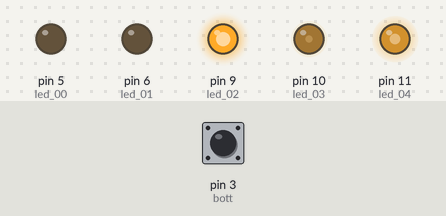
Bench run of a sketch on a simulated Arduino Uno, built with avr-gcc and run on an emulated ATmega328P. Shown: output pins drawn as LEDs (lit = HIGH). The test bench sets the inputs (shaded band); at power-on: pin 3 (bott) HIGH.

Above: at 1.2 s.
1.3 s: pin 3 (bott) pulled LOW for 0.15 s
At 1.45 s:
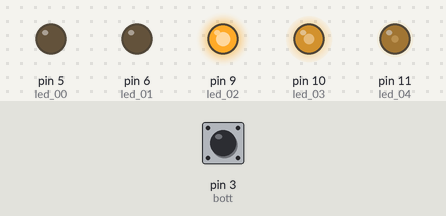
4.3 s: pin 3 (bott) pulled LOW for 1 s
At 4.52 s:
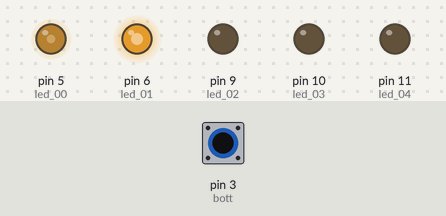
7.4 s: pin 3 (bott) pulsed LOW 2 times (0.12 s each, 0.3 s apart)
At 7.76 s:
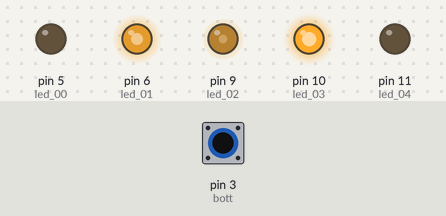
11.0 s: pin 3 (bott) pulled LOW for 3.2 s
At 11.57 s:
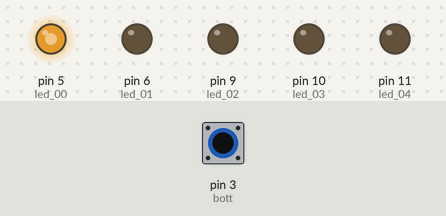
15.7 s: pin 3 (bott) pulled LOW for 0.15 s
18.8 s: pin 3 (bott) pulsed LOW 2 times (0.12 s each, 0.3 s apart)
Timing chart, 0 to 29.6 s (numbered marks = the images above; inputs shaded):
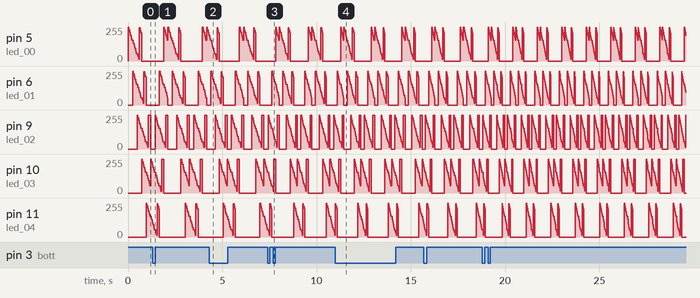

Measured:
- by itself, pin 5 (led_00), pin 6 (led_01), pin 9 (led_02), pin 10 (led_03): moves between 0/255 and 255/255, repeating every 1.3 s
- by itself, pin 11 (led_04): repeats every 1.3 s: 15/255 0.03 s, 251/255 0.03 s, 231/255 0.03 s, 211/255 0.03 s, 0/255 0.88 s, 255/255 0.02 s, 235/255 0.02 s, 215/255 0.02 s, 195/255 0.02 s, 175/255 0.02 s, 155/255 0.05 s, 135/255 0.02 s, 115/255 0.02 s, 95/255 0.02 s, 75/255 0.02 s, 55/255 0.05 s, 35/255 0.02 s

The sketch:

Ch02a2_9LED_fade_motion3.ino
```cpp
/*  Fade = ~3, ~5, ~6, ~9, ~10 ~11.  */

int led_00 = 5;
int led_01 = 6;
int led_02 = 9;
int led_03 = 10;
int led_04 = 11;

int bott = 3;
int buzz_00 = 2;
int delayBuzz = 10;
float endStayRate = 5.0;

int delayFade = 40;
int brightness = 0;    // how bright the LED is
int fadeAmount = 10;    // how many points to fade the LED by

void setup() {
  pinMode(led_00, OUTPUT);
  pinMode(led_01, OUTPUT);
  pinMode(led_02, OUTPUT);
  pinMode(led_03, OUTPUT);
  pinMode(led_04, OUTPUT);

  pinMode(bott, INPUT_PULLUP);
  attachInterrupt(digitalPinToInterrupt(bott), speedUp, FALLING);
}

void light(int b0, int b1, int b2, int b3, int b4 )  {
    analogWrite(led_00, b0);
    analogWrite(led_01, b1);
    analogWrite(led_02, b2);
    analogWrite(led_03, b3);
    analogWrite(led_04, b4);
}


void speedUp()  {
  if ( delayFade >= 4 ) {
    delayFade -= 2;
    digitalWrite(buzz_00, HIGH); delay(100);
    digitalWrite(buzz_00, LOW);
  }
}

void loop() {
  for (int i=0; i<=100; i+=20)  {
    light(255-i, 0, 0, 0, 0);
    delay(delayFade);
  }

  for (int i=0; i<=100; i+=20)  {
    light(155-i, 255-i, 0, 0, 0);
    delay(delayFade);
  }

  for (int i=0; i<=100; i+=20)  {
    light(55-i, 155-i, 255-i, 0, 0);
    delay(delayFade);
  }

  for (int i=0; i<=100; i+=20)  {
    light(0, 55-i, 155-i, 255-i, 0);
    delay(delayFade);
  }

  for (int i=0; i<=100; i+=20)  {
    light(0, 0, 55-i, 155-i, 255-i);
    delay(delayFade);
  }

  for (int i=0; i<=100; i+=20)  {
    light(0, 0, 0, 255-i, 155-i);
    delay(delayFade);
  }

  for (int i=0; i<=100; i+=20)  {
    light(0, 0, 255-i, 155-i, 55-i);
    delay(delayFade);
  }

  for (int i=0; i<=100; i+=20)  {
    light(0, 255-i, 155-i, 55-i, 0);
    delay(delayFade);
  }

  for (int i=0; i<=100; i+=20)  {
    light(255-i, 155-i, 55-i, 0, 0);
    delay(delayFade);
  }


}
```
